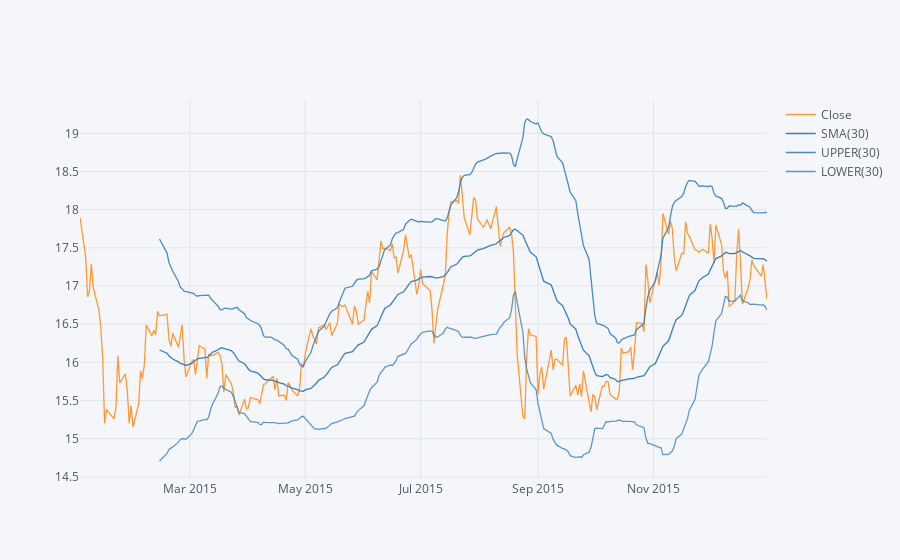

The notebook cell saved with this chart:
### Markdown cell above
**Use .ta_plot(study='boll') to create a Bollinger Band Plot for Bank of America for the year 2015.**

### Code cell
bank_stocks['BAC']['Close'].loc['2015-01-01':'2016-01-01'].ta_plot(study = 'boll', period = [30])

### Figure 1 — Plotly figure (JSON) as saved in the notebook; plotly's stock layout.template omitted (floating-point values rounded to 4 significant figures; data arrays with more than 128 entries replaced by an {"elided": "..."} marker saying what was removed)
{"data": [{"line": {"color": "rgba(255, 153, 51, 1.0)", "dash": "solid", "shape": "linear", "width": 1.3}, "mode": "lines", "name": "Close", "text": "", "type": "scatter", "x": {"elided": "252 str values"}, "y": {"elided": "252 float values"}}, {"line": {"color": "rgba(55, 128, 191, 1.0)", "dash": "solid", "shape": "linear", "width": 1.3}, "mode": "lines", "name": "SMA(30)", "text": "", "type": "scatter", "x": {"elided": "252 str values"}, "y": {"elided": "252 mixed values"}}, {"line": {"color": "rgba(55, 128, 191, 0.8999999999999999)", "dash": "solid", "shape": "linear", "width": 1.3}, "mode": "lines", "name": "UPPER(30)", "text": "", "type": "scatter", "x": {"elided": "252 str values"}, "y": {"elided": "252 mixed values"}}, {"line": {"color": "rgba(55, 128, 191, 0.7999999999999998)", "dash": "solid", "shape": "linear", "width": 1.3}, "mode": "lines", "name": "LOWER(30)", "text": "", "type": "scatter", "x": {"elided": "252 str values"}, "y": {"elided": "252 mixed values"}}], "layout": {"legend": {"bgcolor": "#F5F6F9", "font": {"color": "#4D5663"}}, "paper_bgcolor": "#F5F6F9", "plot_bgcolor": "#F5F6F9", "title": {"font": {"color": "#4D5663"}}, "xaxis": {"gridcolor": "#E1E5ED", "showgrid": true, "tickfont": {"color": "#4D5663"}, "title": {"font": {"color": "#4D5663"}, "text": ""}, "zerolinecolor": "#E1E5ED"}, "yaxis": {"gridcolor": "#E1E5ED", "showgrid": true, "tickfont": {"color": "#4D5663"}, "title": {"font": {"color": "#4D5663"}, "text": ""}, "zerolinecolor": "#E1E5ED"}}}
